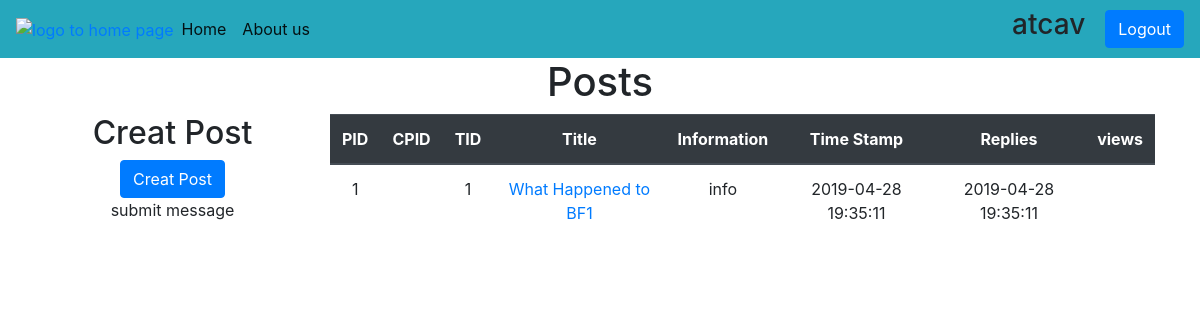
Page /posts.pro.php?TID=1 (signed in) on the committed database.
### tables this page shows
CREATE TABLE post (
  PID                 INT(11)       NOT NULL AUTO_INCREMENT,
  CDID                INT(11)       NOT NULL,
  TID									INT(11)				NOT NULL,
  title               VARCHAR(500)  NOT NULL,
  info  							TEXT(3000)		NOT NULL,
  created							TIMESTAMP			NOT NULL,
  replies             INT(11)       NULL,
  views               INT(11)       NULL,
  PRIMARY KEY (PID),
  FOREIGN KEY (CDID) 	REFERENCES clientProfile(CDID),
  FOREIGN KEY (TID) 	REFERENCES thread(TID)
);

### mydb/databaseManager/meekrodb.2.3.class.php (called while the page is built, shortened)
<?php
class DB {
  protected static $mdb = null;
  public static function getMDB() {
    $mdb = DB::$mdb;
    if ($mdb === null) {
      $mdb = DB::$mdb = new MeekroDB();
    }
    return $mdb;
  }
  public static function query() { $args = func_get_args(); return call_user_func_array(array(DB::getMDB(), 'query'), $args); }
}
class MeekroDB {
  public $encoding = 'latin1';
  public $connect_options = array(MYSQLI_OPT_CONNECT_TIMEOUT => 30);
  public $internal_mysql = null;
  public function __construct($host=null, $user=null, $password=null, $dbName=null, $port=null, $encoding=null) {
    if ($encoding === null) $encoding = DB::$encoding;
    $this->encoding = $encoding;
  }
  public function get() {
    $mysql = $this->internal_mysql;
    if (!($mysql instanceof MySQLi)) {
      $mysql = new mysqli();
      foreach ($this->connect_options as $key => $value) {
        $mysql->options($key, $value);
      }
      $mysql->set_charset($this->encoding);
      $this->internal_mysql = $mysql;
    }
    return $mysql;
  }
  protected function preparseQueryParams() {
    $args = func_get_args();
    $sql = trim(strval(array_shift($args)));
    $args_all = $args;
    if (count($args_all) == 0) return array($sql);
    $chunkyQuery = array();
    return $chunkyQuery;
  }
  protected function parseQueryParams() {
    $args = func_get_args();
    $chunkyQuery = call_user_func_array(array($this, 'preparseQueryParams'), $args);
    $query = '';
    foreach ($chunkyQuery as $chunk) {
      if (is_string($chunk)) {
        $query .= $chunk;
        continue;
      }
      $result = '';
      $query .= $result;
    }
    return $query;
  }
  protected function prependCall($function, $args, $prepend) { array_unshift($args, $prepend); return call_user_func_array($function, $args); }
  public function query() { $args = func_get_args(); return $this->prependCall(array($this, 'queryHelper'), $args, 'assoc'); }
  protected function queryHelper() {
    $args = func_get_args();
    $type = array_shift($args);
    $db = $this->get();
    $is_buffered = true;
    $row_type = 'assoc';
    $full_names = false;
    $sql = call_user_func_array(array($this, 'parseQueryParams'), $args);
    $result = $db->query($sql, $is_buffered ? MYSQLI_STORE_RESULT : MYSQLI_USE_RESULT);
    $return = array();
    while ($row = ($row_type == 'assoc' ? $result->fetch_assoc() : $result->fetch_row())) {
      $return[] = $row;
    }
    return $return;
  }
}
?>

### mydb/posts/postContent.show.php (the view)
<table class="table">
  <thead class="thead-dark">
  <th>PID</th>
  <th>CPID</th>
  <th>TID</th>
  <th>Title</th>
  <th>Information</th>
  <th>Time Stamp</th>
  <th>Replies</th>
  <th>views</th>
  </thead>
  <?php
  $results = DB::query("SELECT * FROM post WHERE TID = ".$TID);
  foreach ($results as $row) {
    ?>
    <tbody>
    <tr>
      <td><?php echo $row['PID'];?></td>
      <td><?php echo $row['CPID'];?></td>
      <td><?php echo $row['TID'];?></td>
      <td><a href="post.pro.php?TID=<?php echo $row['TID'];?>&PID=<?php echo $row['PID'] ?>"><?php echo $row['title'];?></a></td>
      <td><?php echo $row['info'];?></td>
      <td><?php echo $row['created'];?></td>
      <td><?php echo $row['created'];?></td>
      <td><?php echo $row['views'];?></td>
    </tr>
    </tbody>
    <?php
  }?>
</table>

### rows in the picture
post: PID "1", TID "1", title "What Happened to BF1", info "info", created "2019-04-28 19:35:11"

### other values in the picture
$_SESSION['user'] "atcav"
